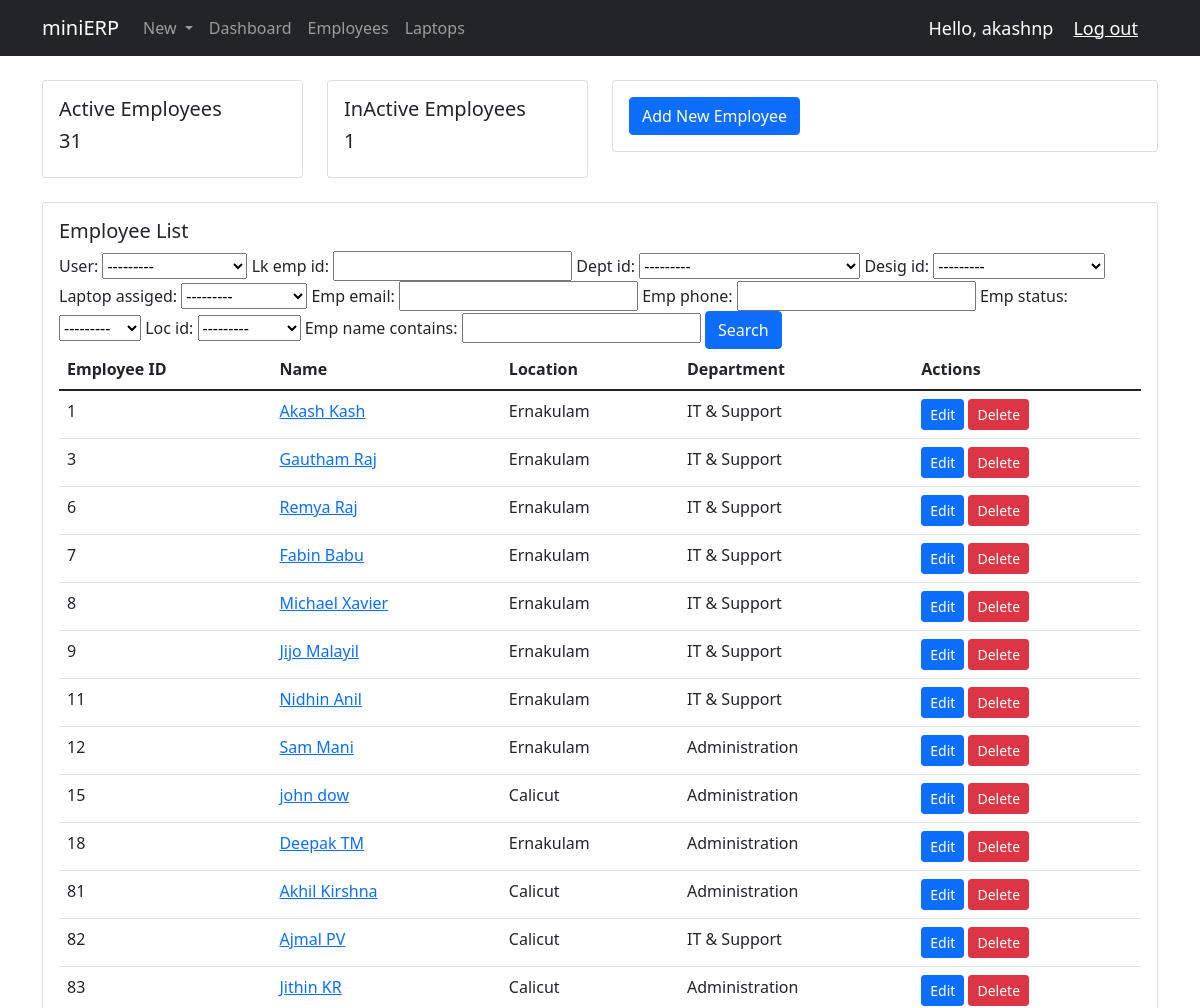
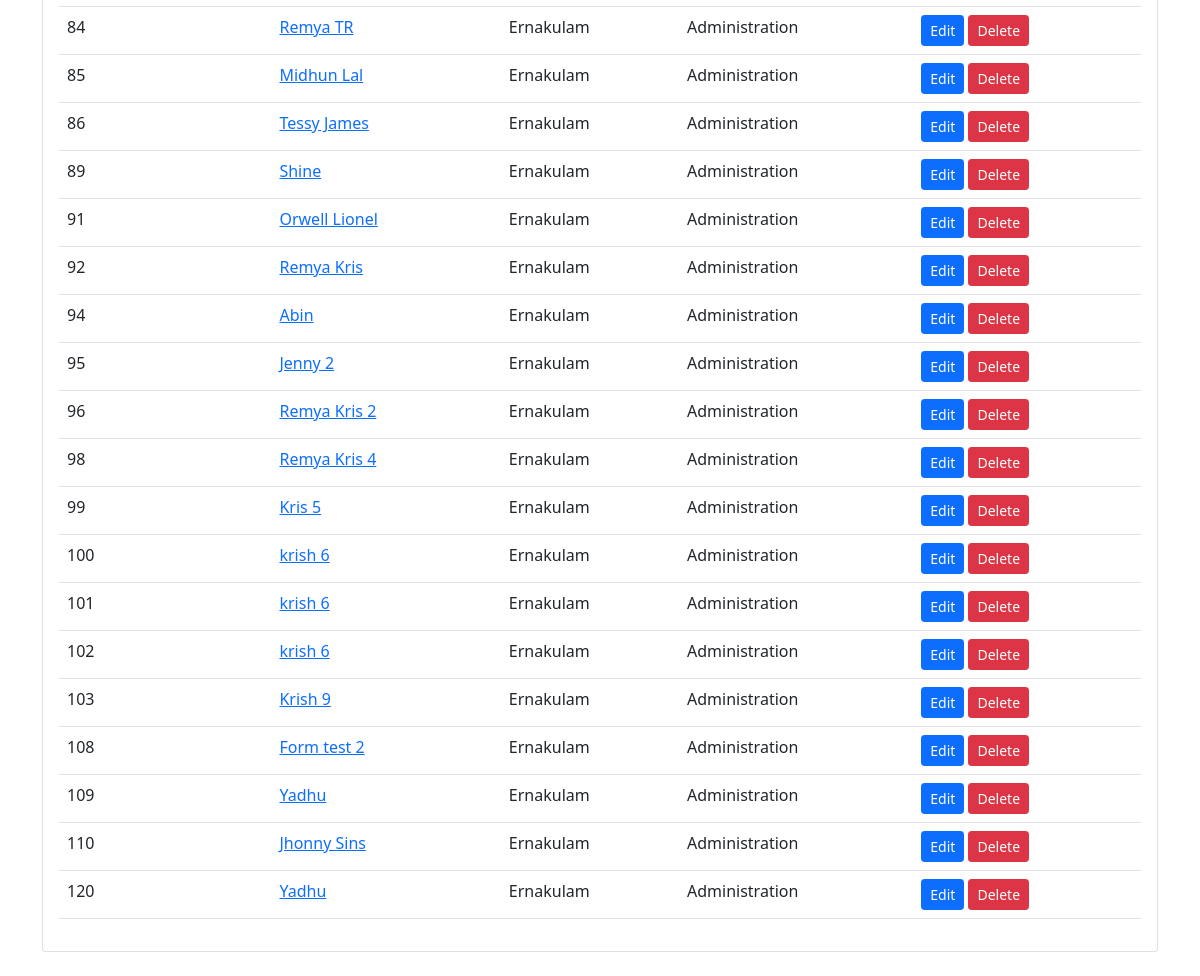
Before: /dash_employees/ (signed in) with the older database file (2 pictures, top to bottom).
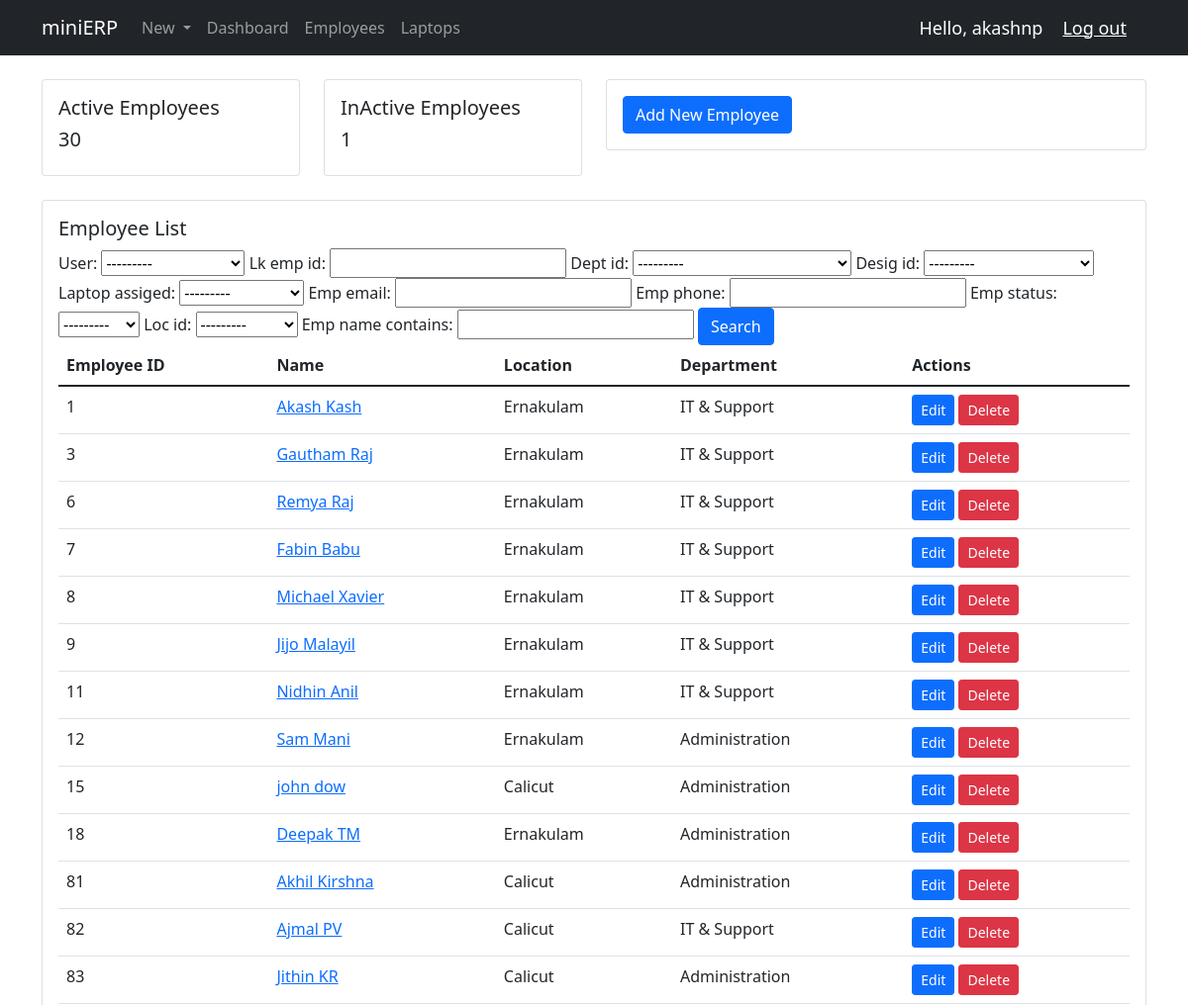
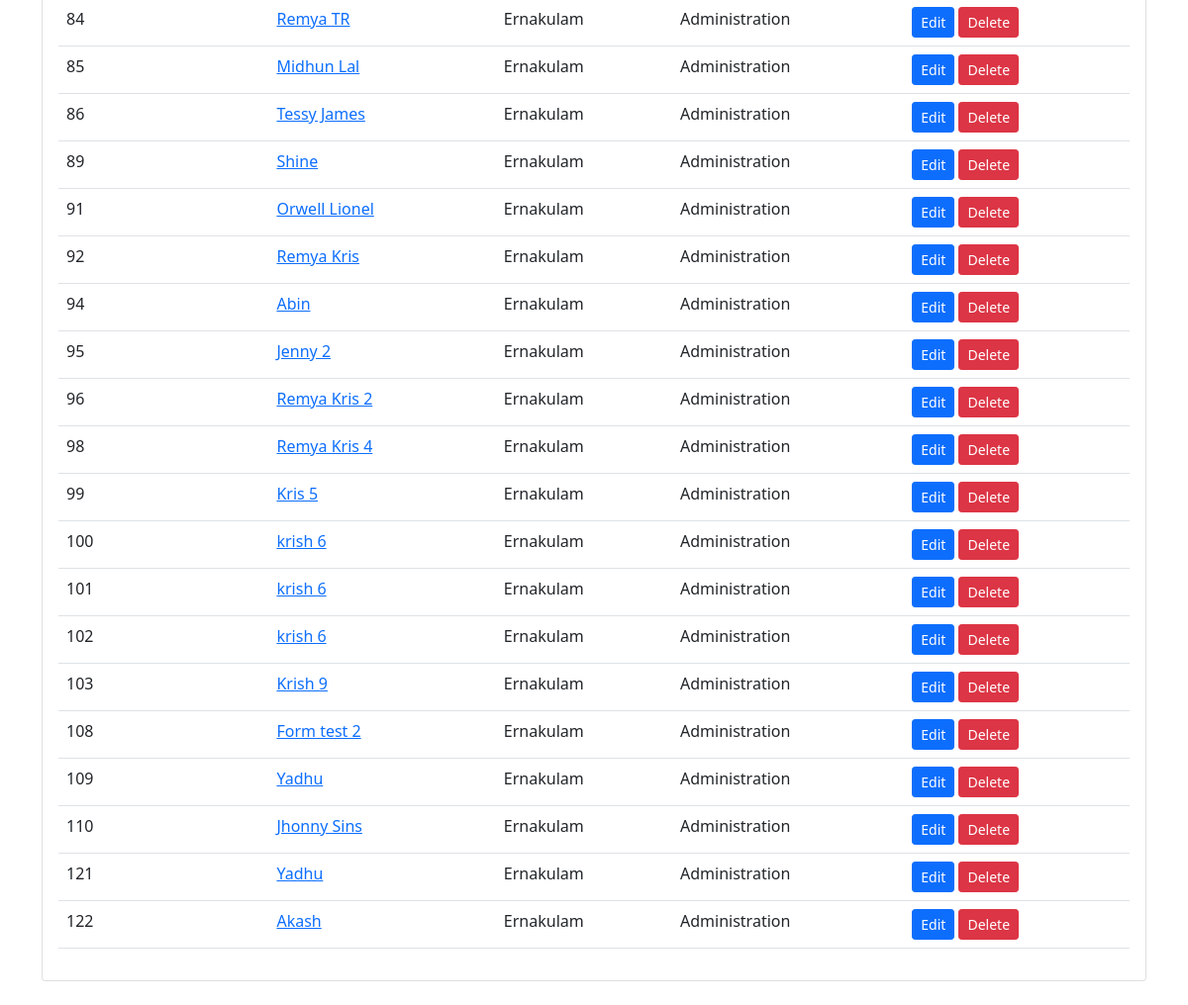
After: the same page with the newer database file (2 pictures, top to bottom).
### hardware/models.py (models this page shows, shortened)
class Employee(models.Model):
    EMPLOYEE_STATUS = (
        ('Active', 'Active'),
        ('InActive', 'Inactive'),
    )
    user = models.OneToOneField(User, null=True, on_delete=models.CASCADE)
    emp_id = models.AutoField(primary_key=True, editable=False)
    lk_emp_id = models.CharField(null=True, blank=True, max_length=8)
    dept_id = models.ForeignKey(Department, null=True, on_delete=models.SET_NULL)
    desig_id = models.ForeignKey(Designation, null=True, on_delete=models.SET_NULL)
    laptop_assiged = models.ForeignKey(Laptop, null=True, blank=True, on_delete=models.SET_NULL)
    profilePic = models.ImageField(null=True, blank=True)
    emp_name = models.CharField(max_length=100, null=True)
    emp_email = models.CharField(max_length=100, null=True)
    emp_phone = models.IntegerField(null=True)
    emp_status = models.CharField(max_length=10, null=True, choices=EMPLOYEE_STATUS)
    loc_id = models.ForeignKey(Location, null=True, blank=False, on_delete=models.SET_NULL)
    emp_date_joined = models.DateField
    emp_date_exited = models.DateField
    emp_date_created = models.DateField(auto_now_add=True)
    history = HistoricalRecords()

class Location(models.Model):
    location_id = models.AutoField(primary_key=True, editable=False)
    location = models.CharField(max_length=20, null=True)
    def __str__(self):
        return self.location

class Department(models.Model):
    department_id = models.AutoField(primary_key=True, editable=False)
    dept_name = models.CharField(max_length=50, null=False, blank=False)
    def __str__(self):
        return self.dept_name

### hardware/decorators.py (the view)
        def wrapper_func(request, *args, **kwargs):
            group = None
            if request.user.groups.exists():
                group = request.user.groups.all()[0].name
            if group in allowed_roles:
                return view_func(request, *args, **kwargs)
            else:
                return HttpResponse("You are not authorized to view this page!")

### hardware/models.py (called while the page is built)
    def __str__(self):
        return self.designation

    def __str__(self):
        return self.hardware_id

### hardware/views.py (called while the page is built)
@login_required(login_url='login')
@allowed_users(allowed_roles=['admin'])
def employees(request):
    employees = Employee.objects.all()
    active_emps = Employee.objects.filter(emp_status = 'Active').count()
    inactive_emps = Employee.objects.filter(emp_status = 'InActive').count()
    myFilter = EmployeeFilter(request.GET, queryset=employees)
    employees = myFilter.qs
    context = {'active_emps': active_emps, 'inactive_emps': inactive_emps, 'employees': employees,
    'myFilter':myFilter}
    return render(request, 'hardware/dash_employees.html', context)

### hardware/templates/hardware/dash_employees.html
{% extends 'hardware/main.html' %}
{% block content %}
<div class="container">
    <div class="row">
        <div class="col-md-6">
            <div class="row">
                <div class="col-sm-6">
                  <div class="card">
                    <div class="card-body">
                      <h5 class="card-title">Active Employees</h5>
                      <h5>{{active_emps}}</h5>
                    </div>
                  </div>
                </div>
                <div class="col-sm-6">
                  <div class="card">
                    <div class="card-body">
                      <h5 class="card-title">InActive Employees</h5>
                      <h5>{{inactive_emps}}</h5>
                    </div>
                  </div>
                </div>
              </div>
            </div>
        <div class="col-md-6">
          <div class="card">
            <div class="card-body">
              <div class="card-text">
                <a class="btn btn-primary" href="{% url 'employee_add' %}">Add New Employee</a>
              </div>
            </div>
          </div>
        </div>
    </div>
    <div class="row my-4">
        <div class="col">
            <div class="card card-body">
                <h5 class="card-title">Employee List</h5>
                <form method="GET">
                  {{myFilter.form}}
                  <button class="btn btn-primary" type="submit">Search</button>
                </form>
                <table class="table table-stripped">
                    <thead>
                      <tr>
                        <th scope="col">Employee ID</th>
                        <th scope="col">Name</th>
                        <th scope="col">Location</th>
                        <th scope="col">Department</th>
                        <th scope="col">Actions</th>
                      </tr>
                    </thead>
                    <tbody>
                      {% for employee in employees %}
                      <tr>
                        <td>{{employee.emp_id}}</td>
                        <td><a href="{% url 'employee' pk=employee.emp_id %}">{{employee.emp_name}}</a></td>
                        <td>{{employee.loc_id}}</td>
                        <td>{{employee.dept_id}}</td>
                        <td><a class="btn btn-primary btn-sm" href="{% url 'employee_edit' pk=employee.emp_id %}">Edit</a> <a href="{% url 'employee_del' pk=employee.emp_id %}" class="btn btn-danger btn-sm">Delete</a></td>
                      </tr>
                      {% endfor %}
                    </tbody>
                </table>
            </div>
        </div>
    </div>
</div>
{% endblock %}

### hardware/templates/hardware/main.html (shortened to what this page needs)
<!DOCTYPE html>
<html lang="en">
<head>
    <link href="https://cdn.jsdelivr.net/npm/bootstrap@5.1.3/dist/css/bootstrap.min.css" rel="stylesheet">
</head>
<body>
    {% include 'hardware/navbar.html' %}
    <br>
    {% block content %}
    {% endblock %}
</body>
</html>

### hardware/templates/hardware/navbar.html (shortened to what this page needs)
<nav class="navbar navbar-expand-lg navbar-dark bg-dark">
    <div class="container">
        <span class="navbar-brand mb-0 h1">miniERP</span>
      <div class="collapse navbar-collapse" id="navbarSupportedContent">
        <ul class="navbar-nav me-auto mb-2 mb-lg-0">
          {% if request.user.is_staff %}
          <li class="nav-item dropdown">
            <a class="nav-link dropdown-toggle" href="#" id="navbarDropdown" role="button" data-bs-toggle="dropdown" aria-expanded="false">
              New
            </a>
          </li>
          <li class="nav-item">
            <a class="nav-link" aria-current="page" href="{% url 'home' %}">Dashboard</a>
          </li>
          <li class="nav-item">
            <a class="nav-link" aria-current="page" href="{% url 'dash_employees' %}">Employees</a>
          </li>
          <li class="nav-item">
            <a class="nav-link" aria-current="page" href="{% url 'dash_laptops' %}">Laptops</a>
          </li>
          {% else %}
          <li class="nav-item">
            <a class="nav-link" aria-current="page" href="{% url 'empSettingsPage' %}">Settings</a>
          </li>
          {% endif %}
        </ul>
      </div>
      <span class="logout-text">Hello, {{request.user}}</span>
      <span><a class="logout-text" href="{% url 'logout' %}">Log out</a></span>
    </div>
  </nav>

### hardware/templates/hardware/navbar.html (style rules this page uses)
.logout-text { font-size: 18px; color: #fff; margin-right: 20px; }

Changed rows visible on the page:
removed Employee: emp_id "120", emp_name "Yadhu", loc_id "Ernakulam", dept_id "Administration"
added Employee: emp_id "121", emp_name "Yadhu", loc_id "Ernakulam", dept_id "Administration"
added Employee: emp_id "122", emp_name "Akash", loc_id "Ernakulam", dept_id "Administration"
Other visible differences:
{{ active_emps }}: "31" → "30"
